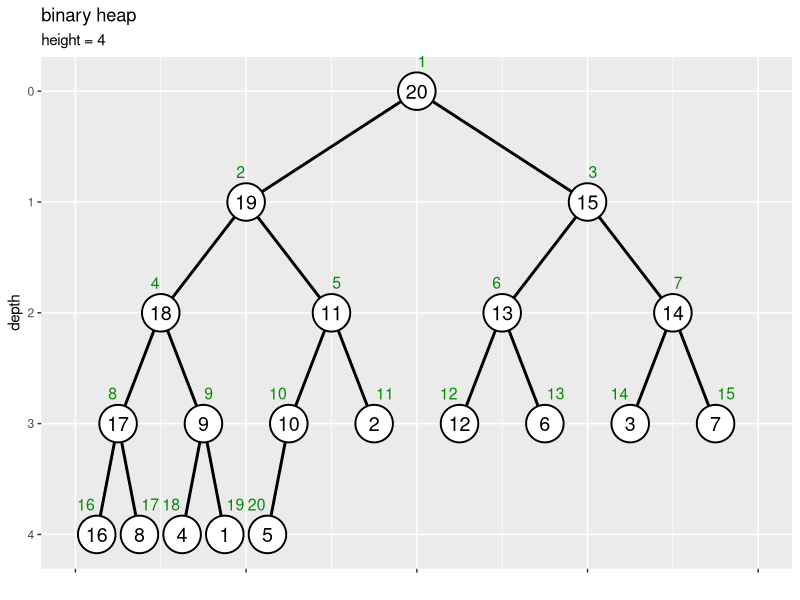

Write R code to recreate this figure. (Note: this script raises an error after producing the figure.)
## ---- chunk 1
knitr::opts_chunk$set(
  echo = TRUE, 
  message = FALSE, error = FALSE, warning = FALSE # メッセージを非表示
)
## ---- chunk 2
### 資料作成用

# チェック用
library(ggplot2)
## ---- chunk 3
# 部分木のヒープ化の実装
sub_heapify <- function(vec, i, N) {
  
  # 左側の子のインデックスを計算
  child_idx <- i * 2
  
  # 子がなければ終了
  if(child_idx > N) return(vec)
  
  # 値が大きい方の子のインデックスを設定
  if(child_idx+1 <= N & vec[child_idx+1] > vec[child_idx]) { # (&の左がFALSEだと右が処理されずNAにならない)
    child_idx <- child_idx + 1
  }
  
  # 子が親以下なら終了
  if(vec[child_idx] <= vec[i]) return(vec)
  
  # 子と親を入替
  vec[1:N] <- replace(x = vec, list = c(child_idx, i), values = vec[c(i, child_idx)])
  
  # 子を部分木の根としてヒープ化
  vec[1:N] <- sub_heapify(vec, child_idx, N)
  
  # 数列を出力
  return(vec)
}
## ---- chunk 4
# ヒープ化の実装
heapify <- function(vec) {
  
  # 要素数を取得
  N <- length(vec)
  
  # 葉を除くノード番号の最大値を設定
  max_i <- N %/% 2
  
  # 全体をヒープ化
  for(i in max_i:1) {
    
    # i番目の頂点を根とする部分木をヒープ化
    vec[1:N] <- sub_heapify(vec, i, N)
  }
  
  # 数列を出力
  return(vec)
}
## ---- chunk 5
# 要素数を指定
N <- 20

# (簡易的に)数列を作成
a <- 1:N
a
## ---- chunk 6
# ヒープ化
a <- heapify(a)
a
## ---- chunk 7
# ノードの座標を作成
d <- 0.6
vertex_df <- tibble::tibble(
  value = a, 
  index = 1:length(a), 
  depth = floor(log2(index)), # 縦方向のノード位置
  col_idx = index - 2^depth + 1, # 深さごとのノード番号
  coord_x = (col_idx * 2 - 1) * 1/(2^depth * 2), # 横方向のノード位置
  label_offset = dplyr::if_else(
    condition = index%%2 == 0, true = 0.5+d, false = 0.5-d
  ) # ラベル位置を左右にズラす
)
vertex_df
## ---- chunk 8
# エッジの座標を作成
edge_df <- dplyr::bind_rows(
  # 子ノードの座標
  vertex_df |> 
    dplyr::filter(depth > 0) |> # 根を除去
    dplyr::mutate(
      edge_id   = index, 
      node_type = "childe" # (確認用)
    ), 
  # 親ノードの座標
  vertex_df |> 
    dplyr::filter(depth > 0) |> # 根を除去
    dplyr::mutate(
      edge_id   = index, 
      node_type = "parent", # (確認用)
      depth   = depth - 1, # 縦方向のノード位置
      index   = index %/% 2, 
      col_idx = index - 2^depth + 1, # 深さごとのノード番号
      coord_x = (col_idx * 2 - 1) * 1/(2^depth * 2) # 横方向のノード位置
    )
) |> 
  dplyr::select(!label_offset) |> 
  dplyr::arrange(edge_id, depth)
edge_df
## ---- chunk 9
# ツリーの高さを取得
max_h <- floor(log2(N))

# 二分木を作図
d <- 0.1
ggplot() + 
  geom_path(data = edge_df, 
            mapping = aes(x = coord_x, y = depth, group = edge_id), 
            linewidth = 1) + # 辺
  geom_point(data = vertex_df, 
             mapping = aes(x = coord_x, y = depth), 
             size = 12, shape = "circle filled", fill = "white", stroke = 1) + # 頂点
  geom_text(data = vertex_df, 
            mapping = aes(x = coord_x, y = depth, label = value), 
            size = 5) + # 値ラベル
  geom_text(data = vertex_df, 
            mapping = aes(x = coord_x, y = depth, label = index, hjust = label_offset), 
            size = 4, vjust = -2, color = "green4") + # 位置ラベル
  scale_x_continuous(labels = NULL, name = "") + 
  scale_y_reverse(breaks = 0:max_h, minor_breaks = FALSE) + 
  coord_cartesian(xlim = c(0, 1), ylim = c(max_h+d, -d)) + 
  labs(title = "binary heap", 
       subtitle = paste0("height = ", max_h), 
       y = "depth")
## ---- chunk 10
# 親子ノードの入替の実装
swap <- function(value, index, i, N) {
  
  # 数列の値・インデックスを取得
  val_vec <- value
  idx_vec <- index
  
  # 左側の子のインデックスを計算
  child_idx <- i * 2
  
  # 子がなければ終了
  if(child_idx > N) {
    lt <- list(value = val_vec, index = idx_vec, target = i)
    return(lt)
  }
  
  # 値が大きい方の子のインデックスを設定
  if(child_idx+1 <= N & val_vec[child_idx+1] > val_vec[child_idx]) {
    child_idx <- child_idx + 1
  }
  
  # 子が親以下なら終了
  if(val_vec[child_idx] <= val_vec[i]) {
    lt <- list(value = val_vec, index = idx_vec, target = i)
    return(lt)
  }
  
  # 子と親を入替
  val_vec[1:N] <- replace(x = val_vec, list = c(child_idx, i), values = val_vec[c(i, child_idx)])
  idx_vec[1:N] <- replace(x = idx_vec, list = c(child_idx, i), values = idx_vec[c(i, child_idx)])
  
  # 数列を出力
  if(child_idx <= N%/%2) {
    
    # 親子の入替があれば継続
    lt <- list(value = val_vec, index = idx_vec, target = child_idx)
    
  } else {
    
    # 子が葉なら終了
    lt <- list(value = val_vec, index = idx_vec, target = i)
  }
  return(lt)
}
## ---- chunk 11
# 要素数を指定
N <- 25

# 数列を作成
a <- sample(x = 1:N, size = N, replace = FALSE)
a
## ---- chunk 12
### 資料作成用:(値の保存)

sample_a <- a
## ---- chunk 13
# 葉を除く頂点数を計算
max_i <- N %/% 2

# 数列を格納
trace_df <- tibble::tibble(
  step  = 0,   # 試行回数
  id    = 1:N, # 元のインデックス
  index = 1:N, # 各試行のインデックス
  value = a    # 要素
) |> 
  dplyr::mutate(
    target_flag = FALSE, # 入替対象の頂点
    heap_flag   = index > max_i # ヒープ化済みの部分木頂点
  )
trace_df
## ---- chunk 14
# 作図用のオブジェクトを初期化
id_vec <- 1:N

# ヒープ化
iter <- 0
for(i in max_i:1) {
  
  # i番目の頂点を設定
  target_idx <- i
  
  # i番目の頂点を根とする部分木をヒープ化
  swap_flag <- TRUE
  while(swap_flag) {
    
    # 試行回数をカウント
    iter <- iter + 1
    
    # 親子の値を比較・入替
    res_lt <- swap(a, id_vec, target_idx, N)
    a[1:N]      <- res_lt[["value"]]
    id_vec[1:N] <- res_lt[["index"]]
    next_target_idx <- res_lt[["target"]]
    
    # 数列を格納
    tmp_df <- tibble::tibble(
      step  = iter, 
      id    = id_vec, 
      index = 1:N, 
      value = a
    ) |> 
      dplyr::mutate(
        target_flag = index %in% c(target_idx, target_idx*2, target_idx*2+1), # 入替対象の親子
        heap_flag   = index >= i & !target_flag # 入替対象を除く処理済み頂点
      )
    
    # 結果を記録
    trace_df <- dplyr::bind_rows(trace_df, tmp_df)
    
    # 入替の有無を確認
    if(target_idx == next_target_idx) {
      
      # 入替がなければ終了
      swap_flag <- FALSE
      
    } else {
      
      # 入替があれば入替後の頂点を親として設定
      target_idx <- next_target_idx
    }
    
    # 途中経過を表示
    #print(paste0("--- step: ", iter, " ---"))
    #print(a)
  }
}
## ---- chunk 15
# 頂点の座標を作成
trace_vertex_df <- trace_df |> 
  dplyr::mutate(
    depth   = floor(log2(index)), # 縦方向の頂点位置
    col_idx = index - 2^depth + 1, # 深さごとの頂点番号
    coord_x = (col_idx * 2 - 1) * 1/(2^depth * 2), # 横方向の頂点位置
  )
trace_vertex_df
## ---- chunk 16
# 辺の座標を作成
edge_df <- dplyr::bind_rows(
  # 子の座標
  trace_vertex_df |> 
    dplyr::filter(step == 0, depth > 0) |> # 1試行分のデータを抽出・根を除去
    dplyr::mutate(
      edge_id = index
    ), 
  # 親の座標
  trace_vertex_df |> 
    dplyr::filter(step == 0, depth > 0) |> # 1試行分のデータを抽出・根を除去
    dplyr::mutate(
      edge_id = index, # 子インデックス
      depth   = depth - 1, # 縦方向の頂点位置
      index   = index %/% 2, # 親インデックス
      col_idx = index - 2^depth + 1, # 深さごとの頂点番号
      coord_x = (col_idx * 2 - 1) * 1/(2^depth * 2) # 横方向の頂点位置
    )
) |> 
  dplyr::select(!step) |> # フレーム遷移の影響から外す
  dplyr::arrange(edge_id, depth)
edge_df
## ---- chunk 17
# インデックスラベルの座標を作成
d <- 0.6
index_df <- trace_vertex_df |> 
  dplyr::filter(step == 0) |> # 1試行分のデータを抽出
  dplyr::mutate(
    offset = dplyr::if_else(
      condition = index%%2 == 0, true = 0.5+d, false = 0.5-d
    ) # ラベル位置を左右にズラす
  ) |> 
  dplyr::select(!step) # フレーム遷移の影響から外す
index_df
## ---- chunk 18
# ヒープ化済み頂点の座標を作成
heap_df <- trace_vertex_df |> 
  dplyr::filter(heap_flag, step > 0) |> # ヒープ化済み頂点を抽出・初期値を除去:(表示フレームの調整用)
  dplyr::mutate(
    step = step - 1 # 表示フレームを調整
  ) |> 
  dplyr::bind_rows(
    trace_vertex_df |> 
      dplyr::filter(step == max(step))
  ) # 最終値を追加:(表示フレームの調整用)
heap_df
## ---- chunk 19
# 入替対象の頂点の座標を作成
target_vertex_df <- trace_vertex_df |> 
  dplyr::filter(target_flag) |> # 入替対象の親を抽出
  dplyr::mutate(
    step = step - 1 # 表示フレームを調整
  ) |> 
  dplyr::arrange(step, index)
target_vertex_df
## ---- chunk 20
# 入替対象の辺の座標を作成
target_edge_df <- dplyr::bind_rows(
  # 親の座標
  target_vertex_df |> 
    dplyr::group_by(step) |> 
    dplyr::filter(index == min(index)) |> # 親を抽出
    dplyr::ungroup() |> 
    tidyr::uncount(weights = 2, .id = "childe_id") |> # 子の数に複製
    dplyr::mutate(
      childe_id = childe_id - 1, # 行番号を子IDに変換
      edge_id   = index * 2 + childe_id # 子インデックス
    ) |> 
    dplyr::filter(edge_id <= N), # 子がなければ除去
  # 子の座標
  target_vertex_df |> 
    dplyr::group_by(step) |> 
    dplyr::filter(index != min(index)) |> # 子を抽出
    dplyr::ungroup() |> 
    dplyr::mutate(
      edge_id = index
    )
) |> 
  dplyr::arrange(step, index)
target_edge_df |> 
  dplyr::select(!col_idx) # (資料作成用に間引き)
## ---- chunk 21
# ヒープ化のアニメーションを作図
max_h <- floor(log2(N))
graph <- ggplot() + 
  geom_path(data = edge_df, 
            mapping = aes(x = coord_x, y = depth, group = edge_id), 
            linewidth = 1) + # 辺
  geom_path(data = target_edge_df,
            mapping = aes(x = coord_x, y = depth, group = edge_id),
            color = "red", linewidth = 1, linetype = "dashed") + # 入替対象の辺
  geom_point(data = target_vertex_df,
             mapping = aes(x = coord_x, y = depth, group = step),
             size = 14, color = "red", alpha = 0.5) + # 入替対象の頂点
  geom_point(data = heap_df,
             mapping = aes(x = coord_x, y = depth, group = step),
             size = 14, color = "blue", alpha = 0.5) + # ヒープ化済みの頂点
  geom_point(data = trace_vertex_df, 
             mapping = aes(x = coord_x, y = depth, group = id), 
             size = 12, shape = "circle filled", fill = "white", stroke = 1) + # 頂点
  geom_text(data = trace_vertex_df, 
            mapping = aes(x = coord_x, y = depth, label = as.character(value), group = id), 
            size = 5) + # 値ラベル
  geom_text(data = index_df, 
            mapping = aes(x = coord_x, y = depth, label = index, hjust = offset), 
            size = 4, vjust = -1.7, color = "green4") + # インデックスラベル
  gganimate::transition_states(states = step, transition_length = 9, state_length = 1, wrap = FALSE) + # フレーム遷移
  gganimate::ease_aes("cubic-in-out") + # 遷移の緩急
  scale_x_continuous(labels = NULL) + 
  scale_y_reverse(breaks = 0:max_h, minor_breaks = FALSE) + 
  coord_cartesian(xlim = c(0, 1)) + 
  labs(title = "heapify", 
       subtitle = "step: {next_state}", 
       x = "", y = "depth")

# フレーム数を取得
frame_num <- max(trace_df[["step"]]) + 1

# 遷移フレーム数を指定
s <- 20

# gif画像を作成
gganimate::animate(
  plot = graph, 
  nframes = (frame_num + 2)*s, start_pause = s, end_pause = s, fps = 20, 
  width = 1200, height = 600, 
  renderer = gganimate::gifski_renderer()
)
## ---- chunk 22
# 値の挿入の実装
push <- function(vec, val) {
  
  # 挿入要素(子)のインデックスを設定
  i <- length(vec) + 1
  
  # ヒープ化
  while(i > 1) { # (根に達するまで)
    
    # 親のインデックスを計算
    parent_idx <- i %/% 2
    
    # 親が子以上なら終了
    if(vec[parent_idx] >= val) break
    
    # 子と親を入替
    vec[i] <- vec[parent_idx] # 親の値を子の位置に移動
    i      <- parent_idx      # 挿入位置を親の位置に更新
  }
  
  # 値を挿入
  vec[i] <- val
  
  # 数列を出力
  return(vec)
}
## ---- chunk 23
# 要素数を指定
N <- 25

# (簡易的に)数列を作成
a <- 1:N

# ヒープ化
a <- heapify(a)

# 挿入値を指定
x <- 23.5

# 値を挿入してヒープ化
a <- push(a, x)
a; length(a)
## ---- chunk 24
### 資料作成用:(再掲)

# ノードの座標を作成
d <- 0.6
vertex_df <- tibble::tibble(
  value = a, 
  index = 1:length(a), 
  depth = floor(log2(index)), # 縦方向のノード位置
  col_idx = index - 2^depth + 1, # 深さごとのノード番号
  coord_x = (col_idx * 2 - 1) * 1/(2^depth * 2), # 横方向のノード位置
  label_offset = dplyr::if_else(
    condition = index%%2 == 0, true = 0.5+d, false = 0.5-d
  ) # ラベル位置を左右にズラす
)

# エッジの座標を作成
edge_df <- dplyr::bind_rows(
  # 子ノードの座標
  vertex_df |> 
    dplyr::filter(depth > 0) |> # 根を除去
    dplyr::mutate(
      edge_id   = index, 
      node_type = "childe" # (確認用)
    ), 
  # 親ノードの座標
  vertex_df |> 
    dplyr::filter(depth > 0) |> # 根を除去
    dplyr::mutate(
      edge_id   = index, 
      node_type = "parent", # (確認用)
      depth   = depth - 1, # 縦方向のノード位置
      index   = index %/% 2, 
      col_idx = index - 2^depth + 1, # 深さごとのノード番号
      coord_x = (col_idx * 2 - 1) * 1/(2^depth * 2) # 横方向のノード位置
    )
) |> 
  dplyr::select(!label_offset) |> 
  dplyr::arrange(edge_id, depth)

# ツリーの高さを取得
max_h <- floor(log2(N))

# 二分木を作図
d <- 0.1
ggplot() + 
  geom_path(data = edge_df, 
            mapping = aes(x = coord_x, y = depth, group = edge_id), 
            linewidth = 1) + # 辺
  geom_point(data = vertex_df, 
             mapping = aes(x = coord_x, y = depth), 
             size = 12, shape = "circle filled", fill = "white", stroke = 1) + # 頂点
  geom_text(data = vertex_df, 
            mapping = aes(x = coord_x, y = depth, label = value), 
            size = 5) + # 値ラベル
  geom_text(data = vertex_df, 
            mapping = aes(x = coord_x, y = depth, label = index, hjust = label_offset), 
            size = 4, vjust = -2, color = "green4") + # 位置ラベル
  scale_x_continuous(labels = NULL, name = "") + 
  scale_y_reverse(breaks = 0:max_h, minor_breaks = FALSE) + 
  coord_cartesian(xlim = c(0, 1), ylim = c(max_h+d, -d)) + 
  labs(title = "binary heap", 
       subtitle = "push", 
       y = "depth")
## ---- chunk 25
# 要素数を指定
initial_N <- 40

# ヒープを作成
initial_a <- sample(x = 1:initial_N, size = initial_N, replace = FALSE) |> 
  heapify()
initial_a
## ---- chunk 26
# 挿入する値を指定
x <- 38.5

# 値を挿入
a <- c(initial_a, x)

# 挿入後の要素数を取得
N <- length(a)
a; N
## ---- chunk 27
# 数列を格納
trace_df <- dplyr::bind_rows(
  # 初期値
  tibble::tibble(
    step  = 0, 
    id    = 1:initial_N, 
    index = id, 
    value = initial_a, 
    target_flag = FALSE
  ), 
  # 挿入後
  tibble::tibble(
    step  = 1, 
    id    = 1:N, 
    index = id, 
    value = a, 
    target_flag = index == N # 挿入対象
  )
)
trace_df
## ---- chunk 28
# 挿入要素のインデックスを設定
i <- N

# 作図用のオブジェクトを初期化
id_vec <- 1:N

# ヒープ化
iter <- 1
break_flag <- FALSE
while(i > 1) {
  
  # 試行回数を更新
  iter <- iter + 1
  
  # 親のインデックスを計算
  parent_idx <- i %/% 2
  
  # 親のインデックスを計算
  parent_idx <- i %/% 2
  
  # 親が子未満なら親子を入替
  if(a[parent_idx] < a[i]) {
    a[1:N]      <- replace(x = a, list = c(i, parent_idx), values = a[c(parent_idx, i)])
    id_vec[1:N] <- replace(x = id_vec, list = c(i, parent_idx), values = id_vec[c(parent_idx, i)])
  } else {
    break_flag <- TRUE
  }
  
  # 数列を格納
  tmp_df <- tibble::tibble(
    step  = iter, 
    id    = id_vec, 
    index = 1:N, 
    value = a, 
    target_flag = index %in% c(i, parent_idx) # 入替対象
  )
  
  # 数列を記録
  trace_df <- dplyr::bind_rows(trace_df, tmp_df)

  # 親が子以上なら終了
  if(break_flag) break
  
  # 挿入位置を親の位置に更新
  i <- parent_idx
  
  # 途中経過を表示
  #print(paste0("--- step: ", iter, " ---"))
  #print(a)
}
## ---- chunk 29
### 資料作成用:(再掲)

# 頂点の座標を作成
trace_vertex_df <- trace_df |> 
  dplyr::mutate(
    depth   = floor(log2(index)), # 縦方向の頂点位置
    col_idx = index - 2^depth + 1, # 深さごとの頂点番号
    coord_x = (col_idx * 2 - 1) * 1/(2^depth * 2), # 横方向の頂点位置
  )

# 辺の座標を作成
edge_df <- dplyr::bind_rows(
  # 子の座標
  trace_vertex_df |> 
    dplyr::filter(step == 1, depth > 0) |> # 1試行分のデータを抽出・根を除去
    dplyr::mutate(
      edge_id = index
    ), 
  # 親の座標
  trace_vertex_df |> 
    dplyr::filter(step == 1, depth > 0) |> # 1試行分のデータを抽出・根を除去
    dplyr::mutate(
      edge_id = index, # 子インデックス
      depth   = depth - 1, # 縦方向の頂点位置
      index   = index %/% 2, # 親インデックス
      col_idx = index - 2^depth + 1, # 深さごとの頂点番号
      coord_x = (col_idx * 2 - 1) * 1/(2^depth * 2) # 横方向の頂点位置
    )
) |> 
  dplyr::select(!step) |> # フレーム遷移の影響から外す
  dplyr::arrange(edge_id, depth)

# インデックスラベルの座標を作成
d <- 0.6
index_df <- trace_vertex_df |> 
  dplyr::filter(step == 1) |> # 1試行分のデータを抽出
  dplyr::mutate(
    offset = dplyr::if_else(
      condition = index%%2 == 0, true = 0.5+d, false = 0.5-d
    ) # ラベル位置を左右にズラす
  ) |> 
  dplyr::select(!step) # フレーム遷移の影響から外す
## ---- chunk 30
# 入替対象の頂点の座標を作成
target_vertex_df <- trace_vertex_df |> 
  dplyr::filter(target_flag) |> # 入替対象の親を抽出
  dplyr::mutate(
    step = step - 1 # 表示フレームを調整
  ) |> 
  dplyr::arrange(step, index)

# 入替対象の辺の座標を作成
target_edge_df <- target_vertex_df |> 
  dplyr::bind_rows(
    target_vertex_df |> 
      dplyr::filter(step == 0)
  ) # (警告文回避用に挿入値を複製)
target_edge_df
## ---- chunk 31
# ヒープ化のアニメーションを作図
max_h <- floor(log2(N))
graph <- ggplot() + 
  geom_path(data = edge_df,
            mapping = aes(x = coord_x, y = depth, group = edge_id),
            linewidth = 1) + # 辺
  geom_path(data = target_edge_df,
            mapping = aes(x = coord_x, y = depth, group = step),
            color = "red", linewidth = 1, linetype = "dashed") + # 入替対象の辺
  geom_point(data = target_vertex_df,
             mapping = aes(x = coord_x, y = depth, group = step),
             size = 14, color = "red", alpha = 0.5) + # 入替対象の頂点
  geom_point(data = trace_vertex_df,
             mapping = aes(x = coord_x, y = depth, group = id),
             size = 12, shape = "circle filled", fill = "white", stroke = 1) + # 頂点
  geom_text(data = trace_vertex_df,
            mapping = aes(x = coord_x, y = depth, label = as.character(value), group = id),
            size = 5) + # 値ラベル
  geom_text(data = index_df,
            mapping = aes(x = coord_x, y = depth, label = index, hjust = offset),
            size = 4, vjust = -1.7, color = "green4") + # インデックスラベル
  gganimate::transition_states(states = step, transition_length = 9, state_length = 1, wrap = FALSE) + # フレーム遷移
  gganimate::ease_aes("cubic-in-out") + # 遷移の緩急
  scale_x_continuous(labels = NULL) + 
  scale_y_reverse(breaks = 0:max_h, minor_breaks = FALSE) + 
  coord_cartesian(xlim = c(0, 1)) + 
  labs(title = "heapify : push (up-heap)", 
       subtitle = "step: {next_state}", 
       x = "", y = "depth")

# フレーム数を取得
frame_num <- max(trace_df[["step"]]) + 1

# 遷移フレーム数を指定
s <- 20

# gif画像を作成
gganimate::animate(
  plot = graph, 
  nframes = (frame_num + 2)*s, start_pause = s, end_pause = s, fps = 20, 
  width = 1200, height = 600, 
  renderer = gganimate::gifski_renderer()
)
## ---- chunk 32
### 資料作成用:(値の設定)

N         <- length(sample_a)
initial_a <- sample_a
initial_a
## ---- chunk 33
# 1番目の要素を挿入
a <- initial_a[1]

# 数列を格納
trace_df <- tibble::tibble(
  step  = 0, # 試行番号
  id    = 1:N, # 元のインデックス
  index = c(1, rep(NA, times = N-1)), # 試行ごとのインデックス:(未挿入はNAとする)
  value = initial_a, # 要素:(未挿入要素も含める)
  target_flag = FALSE, # 挿入・入替対象:(初手FALSEの方が処理が楽)
  insert_flag = !is.na(index) # 挿入済み要素
)
trace_df
## ---- chunk 34
# 作図用のオブジェクトを初期化
id_vec <- 1:N

# 値の挿入とヒープ化
iter <- 0
for(n in 2:N) {
  
  # 末尾に要素を追加
  a <- c(a, initial_a[n])
  i <- n
  
  # 要素を追加した数列を格納
  tmp_df <- tibble::tibble(
    step  = iter + 0.5, # (挿入操作は0.5とする)
    id    = id_vec, 
    index = c(1:n, rep(NA, times = N-n)), 
    value = c(a, initial_a[(n+1):N])[1:N], 
    target_flag = index %in% i, # 挿入対象
    insert_flag = !is.na(index)
  )
  
  # 数列を記録
  trace_df <- dplyr::bind_rows(trace_df, tmp_df)
  
  # ヒープ化
  break_flag <- FALSE
  while(i > 1) {
    
    # 試行回数を更新
    iter <- iter + 1
    
    # 親のインデックスを計算
    parent_idx <- i %/% 2
    
    # 親が子未満なら親子を入替
    if(a[parent_idx] < a[i]) {
      a[1:n]      <- replace(x = a, list = c(i, parent_idx), values = a[c(parent_idx, i)])
      id_vec[1:n] <- replace(x = id_vec[1:n], list = c(i, parent_idx), values = id_vec[c(parent_idx, i)])
    } else {
      break_flag <- TRUE
    }
    
    # 要素を入れ替えた数列を格納
    tmp_df <- tibble::tibble(
      step  = iter, # (入替操作は1とする)
      id    = id_vec, 
      index = c(1:n, rep(NA, times = N-n)), 
      value = c(a, initial_a[(n+1):N])[1:N], 
      target_flag = index %in% c(i, parent_idx), # 入替対象
      insert_flag = !is.na(index)
    )
    
    # 数列を記録
    trace_df <- dplyr::bind_rows(trace_df, tmp_df)
    
    # 親が子以上なら終了
    if(break_flag) break
    
    # 挿入位置を親の位置に更新
    i <- parent_idx
    
    # 途中経過を表示
    #print(paste0("--- step: ", iter, " ---"))
    #print(a)
  }
}
## ---- chunk 35
# 未挿入要素のプロット位置を設定
max_y <- floor(log2(N)) + 1

# 頂点の座標を作成
trace_vertex_df <- dplyr::bind_rows(
  # 挿入済み要素の座標
  trace_df |> 
    dplyr::filter(insert_flag) |> # 挿入済み要素を抽出
    dplyr::mutate(
      depth   = floor(log2(index)), # 縦方向の頂点位置
      col_idx = index - 2^depth + 1, # 深さごとの頂点番号
      coord_x = (col_idx * 2 - 1) * 1/(2^depth * 2), # 横方向の頂点位置
    ), 
  # 未挿入要素の座標
  trace_df |> 
    dplyr::filter(!insert_flag) |> # 未挿入要素を抽出
    dplyr::mutate(
      depth = max_y, # 縦方向の頂点位置
      coord_x = id / (N + 1) # 横方向の頂点位置
    )
) |> 
  dplyr::arrange(step, index)
trace_vertex_df
## ---- chunk 36
# 辺の座標を作成
trace_edge_df <- dplyr::bind_rows(
  # 子の座標
  trace_vertex_df |> 
    dplyr::filter(insert_flag, step > 0, depth > 0) |> # 挿入済み要素を抽出、初期値・根を除去
    dplyr::mutate(
      edge_id    = index, 
      edge_label = paste0("step: ", step, ", edge: ", edge_id) # フレームごとに描画用
    ), 
  # 親の座標
  trace_vertex_df |> 
    dplyr::filter(insert_flag, step > 0, depth > 0) |> # 挿入済み要素を抽出、初期値・根を除去
    dplyr::mutate(
      edge_id    = index, # 子インデックス
      edge_label = paste0("step: ", step, ", edge: ", edge_id), # フレームごとに描画用
      depth   = depth - 1, # 縦方向の頂点位置
      index   = index %/% 2, # 親インデックス
      col_idx = index - 2^depth + 1, # 深さごとの頂点番号
      coord_x = (col_idx * 2 - 1) * 1/(2^depth * 2) # 横方向の頂点位置
    ), 
  tibble::tibble(
    step = 0
  ) # (フレーム順の謎バグ回避用)
) |> 
  dplyr::arrange(step, edge_id, index)
trace_edge_df |> 
  dplyr::select(!c(col_idx, coord_x)) # (資料作成用に間引き)
## ---- chunk 37
# インデックスラベルの座標を作成
d <- 0.6
index_df <- trace_vertex_df |> 
  dplyr::filter(insert_flag, step == max(step)) |> # 挿入済み要素・1試行分のデータを抽出
  dplyr::mutate(
    offset = dplyr::if_else(
      condition = index%%2 == 0, true = 0.5+d, false = 0.5-d
    ) # ラベル位置を左右にズラす
  ) |> 
  dplyr::select(!step) # フレーム遷移の影響から外す
index_df
## ---- chunk 38
# 試行番号を取得
step_vec <- unique(trace_df[["step"]])

# 入替対象の頂点の座標を作成
target_vertex_df <- trace_vertex_df |> 
  dplyr::filter(target_flag) |> # 挿入・入替対象を抽出
  dplyr::mutate(
    frame_id = dplyr::dense_rank(step), # 試行回数の抽出用
    step     = step_vec[frame_id] # 表示フレームを調整
  ) |> 
  dplyr::arrange(step, index)
target_vertex_df |> 
  dplyr::select(!c(col_idx, coord_x)) # (資料作成用に間引き)
## ---- chunk 39
# 入替対象の辺の座標を作成
target_edge_df <- trace_vertex_df |> 
  dplyr::filter(target_flag) |> # 挿入・入替対象を抽出
  dplyr::mutate(
    frame_id = dplyr::dense_rank(step), # 試行回数の抽出用
  ) |> 
  dplyr::filter(step%%1 == 0) |> # 入替対象を抽出(挿入対象を除去)
  dplyr::group_by(step) |> # 辺IDの作成用
  dplyr::mutate(
    edge_label = paste0("step: ", step, ", id: ", min(index)) # 線分間の干渉回避用
  ) |> 
  dplyr::ungroup() |> 
  dplyr::mutate(
    step = step_vec[frame_id] # 表示フレームを調整
  ) |> 
  dplyr::arrange(step, index)
target_edge_df |> 
  dplyr::select(!c(col_idx, coord_x)) # (資料作成用に間引き)
## ---- chunk 40
# ヒープ化のアニメーションを作図
graph <- ggplot() + 
  geom_rect(mapping = aes(xmin = 0, xmax = 1, ymin = max_y-0.25, ymax = max_y+0.2), 
            fill = "orange", color = "orange", alpha = 0.1, linetype ="dashed") + # 数列枠
  geom_path(data = trace_edge_df,
            mapping = aes(x = coord_x, y = depth, group = edge_label),
            linewidth = 1) + # 辺
  geom_path(data = target_edge_df,
            mapping = aes(x = coord_x, y = depth, group = edge_label),
            color = "red", linewidth = 1, linetype = "dashed") + # 入替対象の辺
  geom_point(data = target_vertex_df,
             mapping = aes(x = coord_x, y = depth, group = step),
             size = 14, color = "red", alpha = 0.5) + # 挿入・入替対象の頂点
  geom_point(data = trace_vertex_df,
             mapping = aes(x = coord_x, y = depth, group = id),
             size = 12, shape = "circle filled", fill = "white", stroke = 1) + # 頂点
  geom_text(data = trace_vertex_df,
            mapping = aes(x = coord_x, y = depth, label = as.character(value), group = id),
            size = 5) + # 値ラベル
  geom_text(data = index_df,
            mapping = aes(x = coord_x, y = depth, label = index, hjust = offset),
            size = 4, vjust = -1.7, color = "green4") + # インデックスラベル:(ツリー用)
  geom_text(data = index_df,
            mapping = aes(x = index/(N+1), y = max_y, label = index),
            size = 4, hjust = 1.1, vjust = -1.7, color = "green4") + # インデックスラベル:(数列用)
  gganimate::transition_states(states = step, transition_length = 9, state_length = 1, wrap = FALSE) + # フレーム遷移
  gganimate::ease_aes("cubic-in-out") + # 遷移の緩急
  scale_x_continuous(labels = NULL) + 
  scale_y_reverse(breaks = 0:max_y, labels = c(as.character(0:(max_y-1)), ""), minor_breaks = FALSE) + 
  coord_cartesian(xlim = c(0, 1), ylim = c(max_y, 0)) + 
  labs(title = "heapify", 
       subtitle = "step: {next_state}", 
       x = "", y = "depth")

# フレーム数を取得
frame_num <- trace_df[["step"]] |> 
  unique() |> 
  length()

# 遷移フレーム数を指定
s <- 20

# gif画像を作成
gganimate::animate(
  plot = graph, 
  nframes = (frame_num + 2)*s, start_pause = s, end_pause = s, fps = 20, 
  width = 1200, height = 700, 
  renderer = gganimate::gifski_renderer()
)
## ---- chunk 41
# 最大値の削除の実装
pop <- function(vec) {
  
  # 削除後の要素数を取得
  N <- length(vec) - 1
  
  # 末尾(挿入要素)の値を取得
  val <- vec[N+1]
  
  # 末尾の値を削除
  vec <- vec[-(N+1)]
  
  # 根(親)のインデックスを設定
  i <- 1
  
  # ヒープ化
  while(i*2 <= N) { # (葉に達するまで)
    
    # 左側の子のインデックスを計算
    child_idx <- i * 2
    
    # 値が大きい方の子のインデックスを設定
    if(child_idx+1 <= N & vec[child_idx+1] > vec[child_idx]) { # (&の左がFALSEだと右が処理されずNAにならない)
      child_idx <- child_idx + 1
    }
    
    # 子が親以下なら終了
    if(vec[child_idx] <= val) break
    
    # 親と子を入替
    vec[i] <- vec[child_idx] # 子の値を親の位置に移動
    i      <- child_idx      # 挿入位置を子の位置に更新
  }
  
  # 値を挿入
  vec[i] <- val
  
  # 数列を出力
  return(vec)
}
## ---- chunk 42
# 要素数を指定
N <- 25

# (簡易的に)数列を作成
a <- 1:N

# ヒープ化
a <- heapify(a)

# 最大値を削除してヒープ化
a <- pop(a)
a; length(a)
## ---- chunk 43
### 資料作成用:(再掲)

# ノードの座標を作成
d <- 0.6
vertex_df <- tibble::tibble(
  value = a, 
  index = 1:length(a), 
  depth = floor(log2(index)), # 縦方向のノード位置
  col_idx = index - 2^depth + 1, # 深さごとのノード番号
  coord_x = (col_idx * 2 - 1) * 1/(2^depth * 2), # 横方向のノード位置
  label_offset = dplyr::if_else(
    condition = index%%2 == 0, true = 0.5+d, false = 0.5-d
  ) # ラベル位置を左右にズラす
)

# エッジの座標を作成
edge_df <- dplyr::bind_rows(
  # 子ノードの座標
  vertex_df |> 
    dplyr::filter(depth > 0) |> # 根を除去
    dplyr::mutate(
      edge_id   = index, 
      node_type = "childe" # (確認用)
    ), 
  # 親ノードの座標
  vertex_df |> 
    dplyr::filter(depth > 0) |> # 根を除去
    dplyr::mutate(
      edge_id   = index, 
      node_type = "parent", # (確認用)
      depth   = depth - 1, # 縦方向のノード位置
      index   = index %/% 2, 
      col_idx = index - 2^depth + 1, # 深さごとのノード番号
      coord_x = (col_idx * 2 - 1) * 1/(2^depth * 2) # 横方向のノード位置
    )
) |> 
  dplyr::select(!label_offset) |> 
  dplyr::arrange(edge_id, depth)

# ツリーの高さを取得
max_h <- floor(log2(N))

# 二分木を作図
d <- 0.1
ggplot() + 
  geom_path(data = edge_df, 
            mapping = aes(x = coord_x, y = depth, group = edge_id), 
            linewidth = 1) + # 辺
  geom_point(data = vertex_df, 
             mapping = aes(x = coord_x, y = depth), 
             size = 12, shape = "circle filled", fill = "white", stroke = 1) + # 頂点
  geom_text(data = vertex_df, 
            mapping = aes(x = coord_x, y = depth, label = value), 
            size = 5) + # 値ラベル
  geom_text(data = vertex_df, 
            mapping = aes(x = coord_x, y = depth, label = index, hjust = label_offset), 
            size = 4, vjust = -2, color = "green4") + # 位置ラベル
  scale_x_continuous(labels = NULL, name = "") + 
  scale_y_reverse(breaks = 0:max_h, minor_breaks = FALSE) + 
  coord_cartesian(xlim = c(0, 1), ylim = c(max_h+d, -d)) + 
  labs(title = "binary heap", 
       subtitle = "pop", 
       y = "depth")
## ---- chunk 44
# 要素数を指定
initial_N <- 20

# ヒープを作成
initial_a <- sample(x = 1:initial_N, size = initial_N, replace = FALSE) |> 
  heapify()
initial_a
## ---- chunk 45
# 最大値を削除して、末尾を先頭に挿入
a <- c(initial_a[initial_N], initial_a[-c(1, initial_N)])

# 削除後の要素数を取得
N <- length(a)
a; N
## ---- chunk 46
# 数列を格納
trace_df <- dplyr::bind_rows(
  # 初期値
  tibble::tibble(
    step  = 0, 
    id    = 1:initial_N, 
    index = id, 
    value = initial_a, 
    target_flag = FALSE, 
    heap_flag   = TRUE
  ), 
  # 削除後
  tibble::tibble(
    step  = 1, 
    id    = c(initial_N, 2:N, 1), 
    index = 1:initial_N, 
    value = c(a, NA), 
    target_flag = index %in% c(1, initial_N), # 挿入・削除対象
    heap_flag   = c(rep(TRUE, times = N), FALSE) # ヒープ要素
  )
)
trace_df
## ---- chunk 47
# 挿入要素のインデックスを設定
i <- 1

# 作図用のオブジェクトを初期化
id_vec <- c(initial_N, 2:N)

# ヒープ化
iter <- 1
break_flag <- FALSE
while(i*2 <= N) {
  
  # 試行回数を更新
  iter <- iter + 1
  
  # 値が大きい方の子のインデックスを設定
  child_idx <- i * 2 # 左側の子
  if(child_idx+1 <= N & a[child_idx+1] > a[child_idx]) {
    child_idx <- child_idx + 1
  }
  
  # 子が親より大きいなら入替
  if(a[child_idx] > a[i]) {
    a[1:N]      <- replace(x = a, list = c(i, child_idx), values = a[c(child_idx, i)])
    id_vec[1:N] <- replace(x = id_vec, list = c(i, child_idx), values = id_vec[c(child_idx, i)])
  } else {
    break_flag <- TRUE
  }
  
  # 数列を格納
  tmp_df <- tibble::tibble(
    step  = iter, 
    id    = id_vec, 
    index = 1:N, 
    value = a, 
    target_flag = index %in% c(i, i*2, i*2+1), # 入替対象
    heap_flag   = TRUE
  )
  
  # 数列を記録
  trace_df <- dplyr::bind_rows(trace_df, tmp_df)
  
  # 挿入位置を子の位置に更新
  i <- child_idx
  
  # 途中経過を表示
  #print(paste0("--- step: ", iter, " ---"))
  #print(a)
}
## ---- chunk 48
# 全ての頂点の座標を作成
tmp_vertex_df <- trace_df |> 
  dplyr::mutate(
    depth   = floor(log2(index)), # 縦方向の頂点位置
    col_idx = index - 2^depth + 1, # 深さごとの頂点番号
    coord_x = (col_idx * 2 - 1) * 1/(2^depth * 2), # 横方向の頂点位置
  )

# ヒープの頂点の座標を作成
trace_vertex_df <- tmp_vertex_df |> 
  dplyr::filter(heap_flag) # ヒープ要素を抽出(最大値を除去)
trace_vertex_df
## ---- chunk 49
### 資料作成用:(再掲)

# 辺の座標を作成
edge_df <- dplyr::bind_rows(
  # 子の座標
  trace_vertex_df |> 
    dplyr::filter(step == 0, depth > 0) |> # 1試行分のデータを抽出・根を除去
    dplyr::mutate(
      edge_id = index
    ), 
  # 親の座標
  trace_vertex_df |> 
    dplyr::filter(step == 0, depth > 0) |> # 1試行分のデータを抽出・根を除去
    dplyr::mutate(
      edge_id = index, # 子インデックス
      depth   = depth - 1, # 縦方向の頂点位置
      index   = index %/% 2, # 親インデックス
      col_idx = index - 2^depth + 1, # 深さごとの頂点番号
      coord_x = (col_idx * 2 - 1) * 1/(2^depth * 2) # 横方向の頂点位置
    )
) |> 
  dplyr::select(!step) |> # フレーム遷移の影響から外す
  dplyr::arrange(edge_id, depth)

# インデックスラベルの座標を作成
d <- 0.6
index_df <- trace_vertex_df |> 
  dplyr::filter(step == 0) |> # 1試行分のデータを抽出
  dplyr::mutate(
    offset = dplyr::if_else(
      condition = index%%2 == 0, true = 0.5+d, false = 0.5-d
    ) # ラベル位置を左右にズラす
  ) |> 
  dplyr::select(!step) # フレーム遷移の影響から外す
## ---- chunk 50
# 入替対象の頂点の座標を作成
target_vertex_df <- tmp_vertex_df |> 
  dplyr::filter(target_flag) |> # 入替対象の親を抽出
  dplyr::mutate(
    step = step - 1 # 表示フレームを調整
  ) |> 
  dplyr::arrange(step, index)

# 入替対象の辺の座標を作成
target_edge_df <- dplyr::bind_rows(
  # 親の座標
  target_vertex_df |> 
    dplyr::group_by(step) |> 
    dplyr::filter(index == min(index)) |> # 親を抽出
    dplyr::ungroup() |> 
    dplyr::mutate(
      n = dplyr::if_else(
        condition = step == 0, true = 1, false = 2
      )
    ) |> 
    tidyr::uncount(weights = n, .id = "childe_id") |> # 子の数に複製
    dplyr::mutate(
      childe_id = childe_id - 1, # 行番号を子IDに変換
      edge_id   = dplyr::if_else(
        condition = step == 0, true = initial_N, false = index * 2 + childe_id # 子インデックス
      )
    ) |> 
    dplyr::filter(edge_id <= initial_N), # 子がなければ除去
  # 子の座標
  target_vertex_df |> 
    dplyr::group_by(step) |> 
    dplyr::filter(index != min(index)) |> # 子を抽出
    dplyr::ungroup() |> 
    dplyr::mutate(
      edge_id = index
    )
) |> 
  dplyr::arrange(step, index)
target_edge_df |> 
  dplyr::select(!col_idx) # (資料作成用に間引き)
## ---- chunk 51
# ヒープ化のアニメーションを作図
max_h <- floor(log2(N))
graph <- ggplot() + 
  geom_path(data = edge_df, 
            mapping = aes(x = coord_x, y = depth, group = edge_id), 
            linewidth = 1) + # 辺
  geom_path(data = target_edge_df,
            mapping = aes(x = coord_x, y = depth, group = edge_id),
            color = "red", linewidth = 1, linetype = "dashed") + # 入替対象の辺
  geom_point(data = target_vertex_df,
             mapping = aes(x = coord_x, y = depth, group = step),
             size = 14, color = "red", alpha = 0.5) + # 入替対象の頂点
  geom_point(data = trace_vertex_df, 
             mapping = aes(x = coord_x, y = depth, group = id), 
             size = 12, shape = "circle filled", fill = "white", stroke = 1) + # 頂点
  geom_text(data = trace_vertex_df, 
            mapping = aes(x = coord_x, y = depth, label = as.character(value), group = id), 
            size = 5) + # 値ラベル
  geom_text(data = index_df, 
            mapping = aes(x = coord_x, y = depth, label = index, hjust = offset), 
            size = 4, vjust = -1.7, color = "green4") + # インデックスラベル
  gganimate::transition_states(states = step, transition_length = 9, state_length = 1, wrap = FALSE) + # フレーム遷移
  gganimate::ease_aes("cubic-in-out") + # 遷移の緩急
  scale_x_continuous(labels = NULL) + 
  scale_y_reverse(breaks = 0:max_h, minor_breaks = FALSE) + 
  coord_cartesian(xlim = c(0, 1)) + 
  labs(title = "heapify : pop (down-heap)", 
       subtitle = "step: {next_state}", 
       x = "", y = "depth")

# フレーム数を取得
frame_num <- max(trace_df[["step"]]) + 1

# 遷移フレーム数を指定
s <- 20

# gif画像を作成
gganimate::animate(
  plot = graph, 
  nframes = (frame_num + 2)*s, start_pause = s, end_pause = s, fps = 20, 
  width = 1200, height = 600, 
  renderer = gganimate::gifski_renderer()
)
